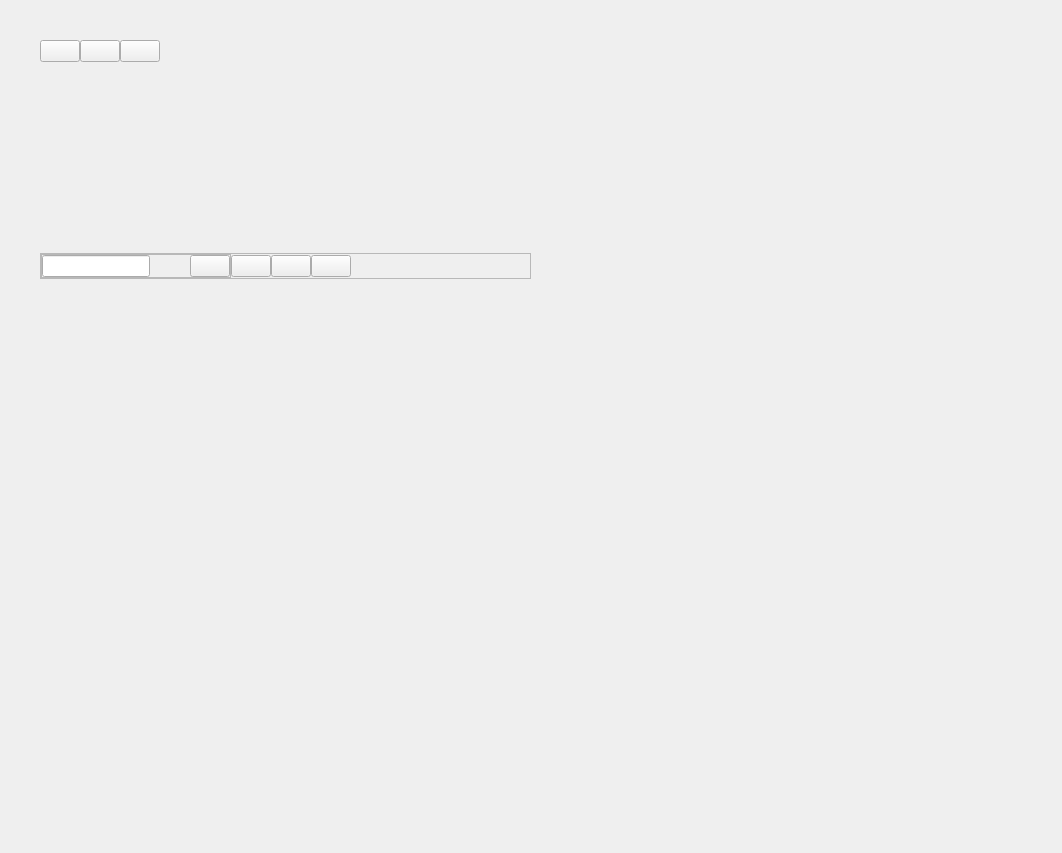
<?xml version="1.0" encoding="UTF-8"?>
<ui version="4.0">
 <class>SYAdminPersonWindow</class>
 <widget class="QWidget" name="SYAdminPersonWindow">
  <property name="geometry">
   <rect>
    <x>0</x>
    <y>0</y>
    <width>1062</width>
    <height>853</height>
   </rect>
  </property>
  <property name="windowTitle">
   <string>SimLaparo</string>
  </property>
  <layout class="QHBoxLayout" name="horizontalLayout_3">
   <property name="spacing">
    <number>0</number>
   </property>
   <property name="leftMargin">
    <number>0</number>
   </property>
   <property name="topMargin">
    <number>0</number>
   </property>
   <property name="rightMargin">
    <number>0</number>
   </property>
   <property name="bottomMargin">
    <number>0</number>
   </property>
   <item>
    <widget class="SYMenuWindow" name="leftMenuWindow" native="true"/>
   </item>
   <item>
    <layout class="QVBoxLayout" name="verticalLayout">
     <property name="leftMargin">
      <number>40</number>
     </property>
     <item>
      <spacer name="verticalSpacer_4">
       <property name="orientation">
        <enum>Qt::Vertical</enum>
       </property>
       <property name="sizeType">
        <enum>QSizePolicy::Fixed</enum>
       </property>
       <property name="sizeHint" stdset="0">
        <size>
         <width>20</width>
         <height>40</height>
        </size>
       </property>
      </spacer>
     </item>
     <item>
      <layout class="QHBoxLayout" name="horizontalLayout">
       <property name="spacing">
        <number>0</number>
       </property>
       <item>
        <widget class="QPushButton" name="teacherMgrBtn">
         <property name="text">
          <string/>
         </property>
         <property name="checkable">
          <bool>true</bool>
         </property>
        </widget>
       </item>
       <item>
        <widget class="QPushButton" name="studentMgrBtn">
         <property name="text">
          <string/>
         </property>
         <property name="checkable">
          <bool>true</bool>
         </property>
        </widget>
       </item>
       <item>
        <widget class="QPushButton" name="groupMgrBtn">
         <property name="text">
          <string/>
         </property>
         <property name="checkable">
          <bool>true</bool>
         </property>
        </widget>
       </item>
       <item>
        <spacer name="horizontalSpacer">
         <property name="orientation">
          <enum>Qt::Horizontal</enum>
         </property>
         <property name="sizeHint" stdset="0">
          <size>
           <width>40</width>
           <height>20</height>
          </size>
         </property>
        </spacer>
       </item>
      </layout>
     </item>
     <item>
      <spacer name="verticalSpacer_3">
       <property name="orientation">
        <enum>Qt::Vertical</enum>
       </property>
       <property name="sizeHint" stdset="0">
        <size>
         <width>20</width>
         <height>40</height>
        </size>
       </property>
      </spacer>
     </item>
     <item>
      <widget class="QFrame" name="searchFrame1">
       <property name="frameShape">
        <enum>QFrame::StyledPanel</enum>
       </property>
       <property name="frameShadow">
        <enum>QFrame::Raised</enum>
       </property>
       <layout class="QHBoxLayout" name="horizontalLayout_2">
        <property name="spacing">
         <number>0</number>
        </property>
        <property name="leftMargin">
         <number>0</number>
        </property>
        <property name="topMargin">
         <number>0</number>
        </property>
        <property name="rightMargin">
         <number>0</number>
        </property>
        <property name="bottomMargin">
         <number>0</number>
        </property>
        <item>
         <widget class="QFrame" name="searchFrame2">
          <property name="frameShape">
           <enum>QFrame::StyledPanel</enum>
          </property>
          <property name="frameShadow">
           <enum>QFrame::Raised</enum>
          </property>
          <layout class="QHBoxLayout" name="horizontalLayout_4">
           <property name="spacing">
            <number>0</number>
           </property>
           <property name="leftMargin">
            <number>0</number>
           </property>
           <property name="topMargin">
            <number>0</number>
           </property>
           <property name="rightMargin">
            <number>0</number>
           </property>
           <property name="bottomMargin">
            <number>0</number>
           </property>
           <item>
            <widget class="QLineEdit" name="searchLineEdit"/>
           </item>
           <item>
            <spacer name="horizontalSpacer_3">
             <property name="orientation">
              <enum>Qt::Horizontal</enum>
             </property>
             <property name="sizeHint" stdset="0">
              <size>
               <width>40</width>
               <height>20</height>
              </size>
             </property>
            </spacer>
           </item>
           <item>
            <widget class="QPushButton" name="searchBtn">
             <property name="text">
              <string/>
             </property>
            </widget>
           </item>
          </layout>
         </widget>
        </item>
        <item>
         <widget class="QPushButton" name="newBtn">
          <property name="text">
           <string/>
          </property>
         </widget>
        </item>
        <item>
         <widget class="QPushButton" name="importBtn">
          <property name="text">
           <string/>
          </property>
         </widget>
        </item>
        <item>
         <widget class="QPushButton" name="sendMessageBtn">
          <property name="text">
           <string/>
          </property>
         </widget>
        </item>
        <item>
         <spacer name="horizontalSpacer_2">
          <property name="orientation">
           <enum>Qt::Horizontal</enum>
          </property>
          <property name="sizeHint" stdset="0">
           <size>
            <width>40</width>
            <height>20</height>
           </size>
          </property>
         </spacer>
        </item>
       </layout>
      </widget>
     </item>
     <item>
      <spacer name="verticalSpacer_2">
       <property name="orientation">
        <enum>Qt::Vertical</enum>
       </property>
       <property name="sizeHint" stdset="0">
        <size>
         <width>20</width>
         <height>40</height>
        </size>
       </property>
      </spacer>
     </item>
     <item>
      <widget class="QStackedWidget" name="stackedWidget">
       <property name="currentIndex">
        <number>-1</number>
       </property>
      </widget>
     </item>
     <item>
      <spacer name="verticalSpacer">
       <property name="orientation">
        <enum>Qt::Vertical</enum>
       </property>
       <property name="sizeHint" stdset="0">
        <size>
         <width>20</width>
         <height>40</height>
        </size>
       </property>
      </spacer>
     </item>
    </layout>
   </item>
   <item>
    <spacer name="horizontalSpacer_6">
     <property name="orientation">
      <enum>Qt::Horizontal</enum>
     </property>
     <property name="sizeHint" stdset="0">
      <size>
       <width>294</width>
       <height>20</height>
      </size>
     </property>
    </spacer>
   </item>
  </layout>
 </widget>
 <customwidgets>
  <customwidget>
   <class>SYMenuWindow</class>
   <extends>QWidget</extends>
   <header location="global">symenuwindow.h</header>
   <container>1</container>
  </customwidget>
 </customwidgets>
 <resources/>
 <connections/>
</ui>
